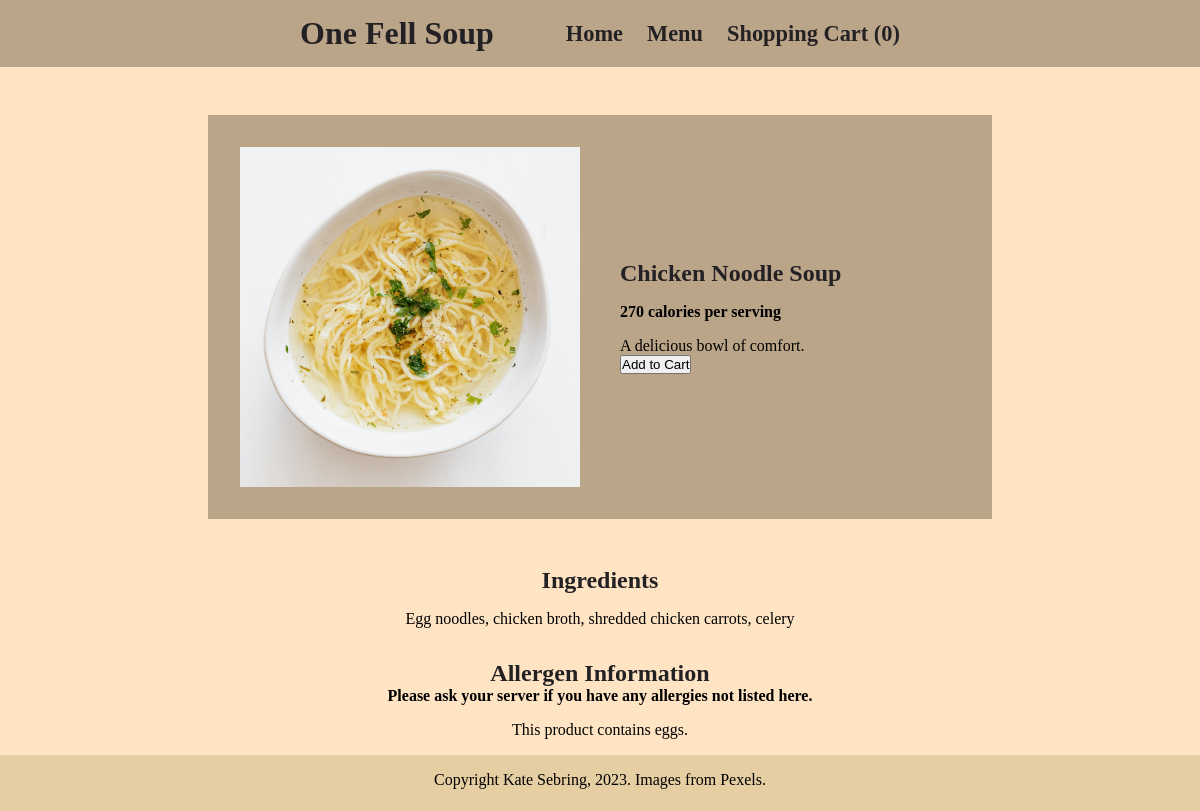
Screenshot of /chicken-noodle.php with the database file from the repository.
### tables this page shows
CREATE TABLE soup_products(
productID INT AUTO_INCREMENT PRIMARY KEY,
productName VARCHAR(255),
productDescription VARCHAR(1000),
calories INT,
productPrice DECIMAL(13,2),
webPageLink VARCHAR(255),
allergies VARCHAR (1000),
ingredients VARCHAR (1000),
productImg VARCHAR(255)
);

### chicken-noodle.php (the view, shortened to what this page needs)
<?php
include("header.php");
?>
<!DOCTYPE html>
<html lang="en">
<head>
    <link href="css/universal_settings.css" rel="stylesheet">
</head>
<body>
    <main>
        <div class="main-product-info">
        <?php
            try {
                $selectItem = "SELECT * FROM soup_products WHERE productId = 2";
                $stmt = $conn->prepare($selectItem);
                $stmt->execute();
                $stmt->setFetchMode(PDO::FETCH_ASSOC);
                foreach($stmt->fetchAll() as $listItem) {
                    $productName = $listItem['productName'];
                    $calories = $listItem['calories'];
                    $productImg = $listItem['productImg'];
                    $productDescription = $listItem['productDescription'];
                    echo "<div class='productImage'><img src='$productImg' class='soup-img'></div>";
                    echo "<div class='productInfo'><h2>$productName</h2>";
                    echo "<p><b>$calories calories per serving</b></p>";
                    echo "<p id='product-description'>$productDescription</p>";
                }
            } catch(PDOException $e) {
                echo "Error: " . $e->getMessage();
            }
        ?>
                <button>Add to Cart</button>
            </div>
        </div>
        <div class="nutrition-info">
            <div id="ingredients">
                <h3>Ingredients</h3>
                <?php
                try {
                    $selectItem = "SELECT * FROM soup_products WHERE productId = 2";
                    $stmt = $conn->prepare($selectItem);
                    $stmt->execute();
                    $stmt->setFetchMode(PDO::FETCH_ASSOC);
                    foreach($stmt->fetchAll() as $listItem) {
                        $ingredients = $listItem['ingredients'];
                        echo "<p>$ingredients</p>";
                    }
                } catch(PDOException $e) {
                    echo "Error: " . $e->getMessage();
                }
                ?>
            </div>
            <div id="allergens">
                <h3>Allergen Information</h3>
                <strong>Please ask your server if you have any allergies not listed here.</strong>
                <?php
                try {
                    $selectItem = "SELECT * FROM soup_products WHERE productId = 2";
                    $stmt = $conn->prepare($selectItem);
                    $stmt->execute();
                    $stmt->setFetchMode(PDO::FETCH_ASSOC);
                    foreach($stmt->fetchAll() as $listItem) {
                        $allergies = $listItem['allergies'];
                        echo "<p>This product contains $allergies.</p>";
                    }
                } catch(PDOException $e) {
                    echo "Error: " . $e->getMessage();
                }
                ?>
            </div>
        </div>
    <footer>
        Copyright Kate Sebring, 2023. Images from Pexels.
    </footer>
    </main>
</body>
</html>

### css/universal_settings.css (style rules this page uses)
* { margin: 0; padding: 0; }
body { font-family: Cambria, Cochin, Georgia, Times, 'Times New Roman', serif; background-color: bisque; }
footer { background-color: rgb(229, 206, 162); height: 2.5rem; text-align: center; width:100%; padding-top: 1em; padding-bottom: 1em; margin-top: 1em; }
@media screen and (min-width: 348px) { footer { padding-bottom: 0; } }

### chicken-noodle.php (style rules this page uses)
.main-product-info { margin: auto; margin-top: 3rem; display: flex; flex-flow: column wrap; justify-content: center; align-items: center; text-align: center; padding: 2rem; background-color: #bba589; }
h2 { margin-bottom: 1rem; }
.soup-img { width: 100%; padding-bottom:1rem; }
h1, h2, h3 { color: #242124; }
p { margin-top:1rem; }
h3 { font-size: 1.5rem; }
.nutrition-info { display: flex; flex-flow: column wrap; align-items: center; gap:2rem; margin-top: 3rem; text-align: center; }
@media screen and (min-width: 700px) { main { flex-flow: row wrap; } }
@media screen and (min-width: 700px) { .soup-img { padding-bottom:0; } }
@media screen and (min-width: 700px) { .main-product-info { display: grid; grid-template-columns: repeat(2, 4fr); grid-template-rows: 1fr; grid-column-gap: 40px; grid-row-gap: 0px; text-align: left; width:70%; } }
@media screen and (min-width: 700px) { .productImage { grid-area: 1 / 1 / 2 / 2; } }
@media screen and (min-width: 700px) { .productInfo { grid-area: 1 / 2 / 2 / 3; } }
@media screen and (min-width: 1200px) { .main-product-info { width:60%; } }

### rows the page displays
soup_products: productImg (picture), productName "Chicken Noodle Soup", calories "270", productDescription "A delicious bowl of comfort.", ingredients "Egg noodles, chicken broth, shredded chicken carrots, celery", allergies "eggs"

### other values shown
$cartTotal "0"
